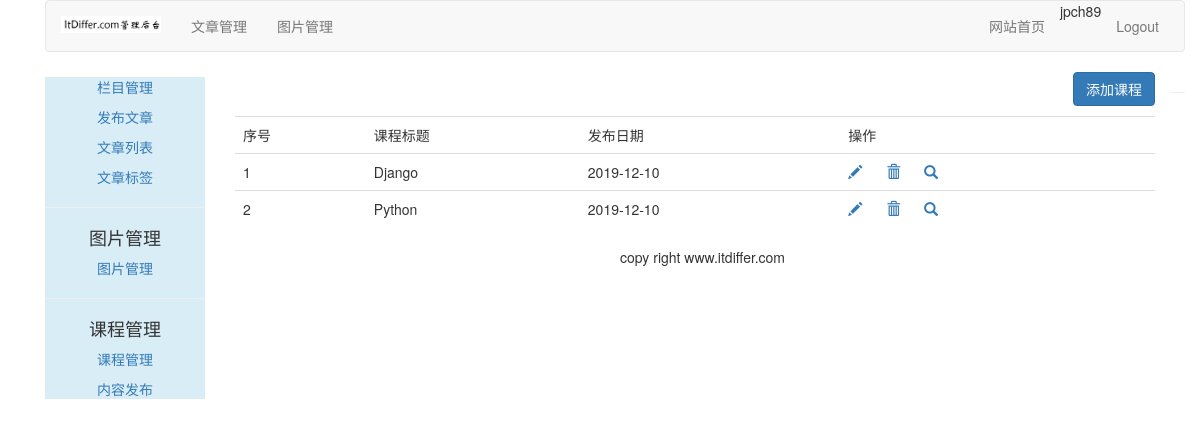
The app's page /course/manage-course/ (signed in) with its own data.
### course/models.py (models this page shows, shortened)
class Course(models.Model):
    user = models.ForeignKey(User, on_delete=models.CASCADE, related_name='courses_user')
    title = models.CharField(max_length=200)
    slug = models.SlugField(max_length=200, unique=True)
    overview = models.TextField()
    created = models.DateTimeField(auto_now_add=True)
    student = models.ManyToManyField(User, related_name='courses_joined', blank=True)
    class Meta:
        ordering = ('-created', )

### course/views.py (the view)
# urls.py: path('manage-course/', ManageCourseListView.as_view(), name='manage_course'),
class ManageCourseListView(UserCourseMixin, ListView):
    context_object_name = 'courses'
    template_name = 'course/manage/manage_course_list.html'

### course/views.py (called while the page is built)
    def get_queryset(self):
        qs = super(UserMixin, self).get_queryset()
        return qs.filter(user=self.request.user)

### templates/course/manage/manage_course_list.html (shortened to what this page needs)
{% extends "article/base.html" %}
{% load static %}
{% block content %}
<div>
  <div class="text-right">
    <a href="{% url 'course:create_course' %}">
      <button type="button" class="btn btn-primary">添加课程</button>
    </a>
  </div>
  <table class="table table-hover" style="margin-top: 10px;">
    <tr>
      <td>序号</td>
      <td>课程标题</td>
      <td>发布日期</td>
      <td>操作</td>
    </tr>
    {% for course in courses %}
    <tr id={{ forloop.counter }}>
      <td>{{ forloop.counter }}</td>
      <td>{{ course.title }}</td>
      <td>{{ course.created | date:"Y-m-d" }}</td>
      <td>
        <a href="javascript:;" name="edit" onclick="updateCourseTitle({{ course.id }}, '{{ course.title }}')">
          <span class="glyphicon glyphicon-pencil"></span>
        </a>
        <a href="{% url 'course:delete_course' course.id %}" name="delete" class="delete">
          <span class="glyphicon glyphicon-trash" style="margin-left: 20px;"></span>
        </a>
        <a href="{% url 'course:list_lessons' course.id %}"><span class="glyphicon glyphicon-search"
            style="margin-left: 20px;"></span></a>
      </td>
    </tr>
    {% endfor %}
  </table>
</div>
{% endblock content %}

### templates/article/header.html
{% load static %}
<div class="container">
  <nav class="navbar navbar-default" role="navigation">
    <div class="navbar-header">
      <a href="http://www.itdiffer.com" class="navbar-brand">
        <img src="{% static 'images/backlogo.png' %}" alt="" width="100px">
      </a>
    </div>
    <div>
      <ul class="nav navbar-nav" role="tablist">
        <li><a href="{% url 'article:article_column' %}">文章管理</a></li>
        <li><a href="{% url 'image:list_images' %}">图片管理</a></li>
      </ul>
      <ul class="nav navbar-nav navbar-right" style="margin-right: 10px;">
        <li><a href="{% url 'blog:blog_title' %}">网站首页</a></li>
        <li><span>{{ user.username }}</span></li>
        <li><a href="{% url 'account:user_logout' %}">Logout</a></li>
      </ul>
    </div>
  </nav>
</div>

### records on screen
Course: title "Django", created "2019-12-10"
Course: title "Python", created "2019-12-10"

### other values on screen
{{ user.username }} "jpch89"
